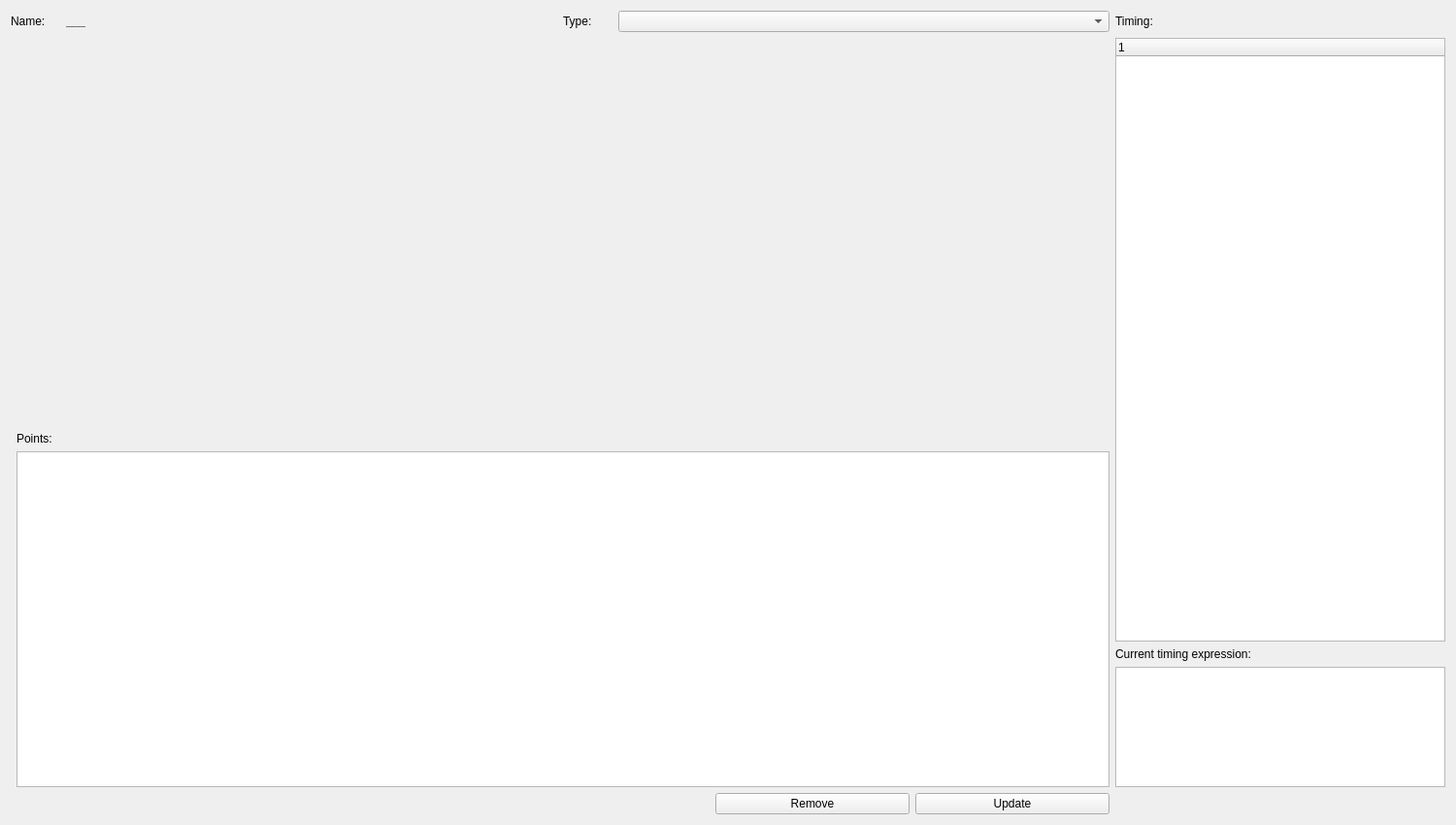
<?xml version="1.0" encoding="UTF-8"?>
<ui version="4.0">
 <class>TransitionEditorWindow</class>
 <widget class="QWidget" name="TransitionEditorWindow">
  <property name="geometry">
   <rect>
    <x>0</x>
    <y>0</y>
    <width>1500</width>
    <height>850</height>
   </rect>
  </property>
  <property name="windowTitle">
   <string>Transition editor</string>
  </property>
  <layout class="QGridLayout" name="gridLayout">
   <item row="1" column="0" rowspan="2">
    <widget class="QWidget" name="widget" native="true">
     <property name="sizePolicy">
      <sizepolicy hsizetype="Preferred" vsizetype="Preferred">
       <horstretch>10</horstretch>
       <verstretch>0</verstretch>
      </sizepolicy>
     </property>
     <layout class="QGridLayout" name="gridLayout_2">
      <property name="leftMargin">
       <number>0</number>
      </property>
      <property name="topMargin">
       <number>0</number>
      </property>
      <property name="rightMargin">
       <number>0</number>
      </property>
      <property name="bottomMargin">
       <number>0</number>
      </property>
      <item row="0" column="0" colspan="2">
       <widget class="GS::TransitionWidget" name="transitionWidget" native="true">
        <property name="minimumSize">
         <size>
          <width>0</width>
          <height>400</height>
         </size>
        </property>
       </widget>
      </item>
      <item row="2" column="1">
       <widget class="QTableWidget" name="pointsTable">
        <property name="sizePolicy">
         <sizepolicy hsizetype="Expanding" vsizetype="Expanding">
          <horstretch>3</horstretch>
          <verstretch>0</verstretch>
         </sizepolicy>
        </property>
        <property name="alternatingRowColors">
         <bool>true</bool>
        </property>
        <property name="selectionMode">
         <enum>QAbstractItemView::SingleSelection</enum>
        </property>
        <property name="selectionBehavior">
         <enum>QAbstractItemView::SelectRows</enum>
        </property>
       </widget>
      </item>
      <item row="1" column="1">
       <widget class="QLabel" name="label_10">
        <property name="text">
         <string>Points:</string>
        </property>
       </widget>
      </item>
     </layout>
    </widget>
   </item>
   <item row="0" column="0">
    <widget class="QWidget" name="widget_2" native="true">
     <layout class="QHBoxLayout" name="horizontalLayout" stretch="1,10,1,10">
      <property name="leftMargin">
       <number>0</number>
      </property>
      <property name="topMargin">
       <number>0</number>
      </property>
      <property name="rightMargin">
       <number>0</number>
      </property>
      <property name="bottomMargin">
       <number>0</number>
      </property>
      <item>
       <widget class="QLabel" name="label">
        <property name="text">
         <string>Name:</string>
        </property>
       </widget>
      </item>
      <item>
       <widget class="QLabel" name="transitionNameLabel">
        <property name="font">
         <font>
          <weight>75</weight>
          <bold>true</bold>
         </font>
        </property>
        <property name="text">
         <string>___</string>
        </property>
       </widget>
      </item>
      <item>
       <widget class="QLabel" name="label_3">
        <property name="text">
         <string>Type:</string>
        </property>
       </widget>
      </item>
      <item>
       <widget class="QComboBox" name="transitionTypeComboBox"/>
      </item>
     </layout>
    </widget>
   </item>
   <item row="1" column="2" rowspan="2">
    <widget class="QWidget" name="widget_3" native="true">
     <property name="sizePolicy">
      <sizepolicy hsizetype="Preferred" vsizetype="Preferred">
       <horstretch>3</horstretch>
       <verstretch>10</verstretch>
      </sizepolicy>
     </property>
     <layout class="QVBoxLayout" name="verticalLayout">
      <property name="leftMargin">
       <number>0</number>
      </property>
      <property name="topMargin">
       <number>0</number>
      </property>
      <property name="rightMargin">
       <number>0</number>
      </property>
      <property name="bottomMargin">
       <number>0</number>
      </property>
      <item>
       <widget class="QTreeWidget" name="equationsTree">
        <property name="sizePolicy">
         <sizepolicy hsizetype="Expanding" vsizetype="Expanding">
          <horstretch>0</horstretch>
          <verstretch>10</verstretch>
         </sizepolicy>
        </property>
        <property name="alternatingRowColors">
         <bool>true</bool>
        </property>
        <column>
         <property name="text">
          <string notr="true">1</string>
         </property>
        </column>
       </widget>
      </item>
      <item>
       <widget class="QLabel" name="label_5">
        <property name="text">
         <string>Current timing expression:</string>
        </property>
       </widget>
      </item>
      <item>
       <widget class="QPlainTextEdit" name="formulaTextEdit">
        <property name="sizePolicy">
         <sizepolicy hsizetype="Expanding" vsizetype="Expanding">
          <horstretch>0</horstretch>
          <verstretch>2</verstretch>
         </sizepolicy>
        </property>
        <property name="focusPolicy">
         <enum>Qt::NoFocus</enum>
        </property>
        <property name="readOnly">
         <bool>true</bool>
        </property>
       </widget>
      </item>
     </layout>
    </widget>
   </item>
   <item row="0" column="2">
    <widget class="QLabel" name="label_4">
     <property name="text">
      <string>Timing:</string>
     </property>
    </widget>
   </item>
   <item row="3" column="0">
    <widget class="QWidget" name="widget_4" native="true">
     <layout class="QHBoxLayout" name="horizontalLayout_2">
      <property name="leftMargin">
       <number>0</number>
      </property>
      <property name="topMargin">
       <number>0</number>
      </property>
      <property name="rightMargin">
       <number>0</number>
      </property>
      <property name="bottomMargin">
       <number>0</number>
      </property>
      <item>
       <spacer name="horizontalSpacer_3">
        <property name="orientation">
         <enum>Qt::Horizontal</enum>
        </property>
        <property name="sizeHint" stdset="0">
         <size>
          <width>40</width>
          <height>20</height>
         </size>
        </property>
       </spacer>
      </item>
      <item>
       <widget class="QPushButton" name="removePointButton">
        <property name="minimumSize">
         <size>
          <width>200</width>
          <height>0</height>
         </size>
        </property>
        <property name="text">
         <string>Remove</string>
        </property>
       </widget>
      </item>
      <item>
       <widget class="QPushButton" name="updateTransitionButton">
        <property name="minimumSize">
         <size>
          <width>200</width>
          <height>0</height>
         </size>
        </property>
        <property name="text">
         <string>Update</string>
        </property>
       </widget>
      </item>
     </layout>
    </widget>
   </item>
  </layout>
 </widget>
 <customwidgets>
  <customwidget>
   <class>GS::TransitionWidget</class>
   <extends>QWidget</extends>
   <header>TransitionWidget.h</header>
   <container>1</container>
  </customwidget>
 </customwidgets>
 <tabstops>
  <tabstop>transitionTypeComboBox</tabstop>
  <tabstop>pointsTable</tabstop>
  <tabstop>removePointButton</tabstop>
  <tabstop>updateTransitionButton</tabstop>
  <tabstop>equationsTree</tabstop>
  <tabstop>formulaTextEdit</tabstop>
 </tabstops>
 <resources/>
 <connections/>
</ui>
